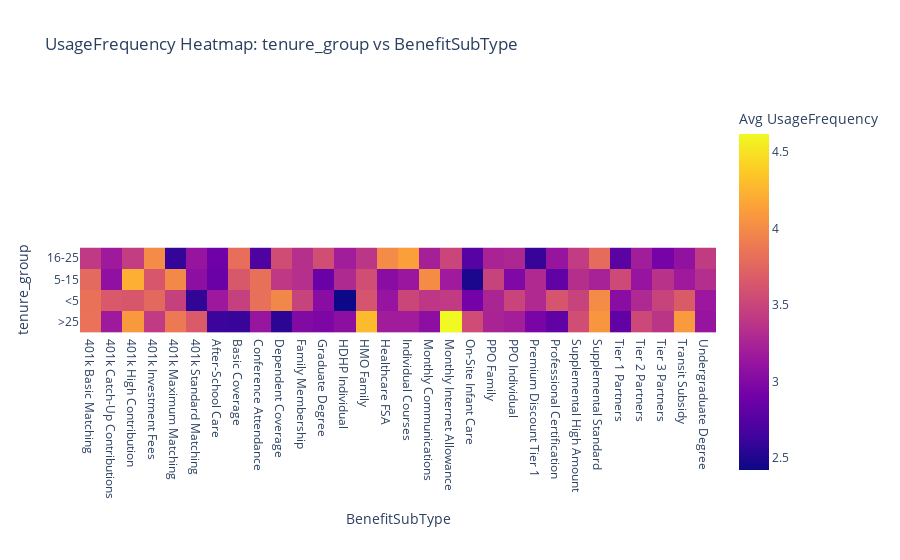
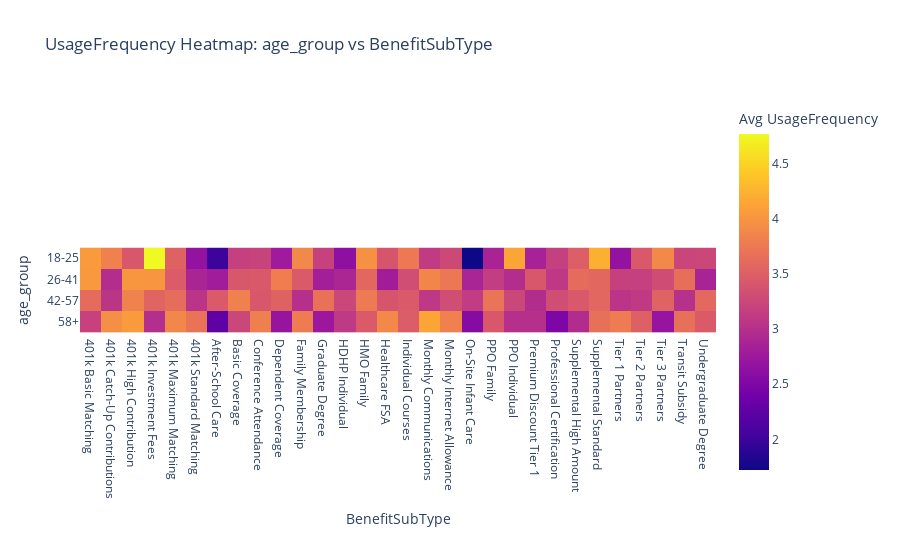
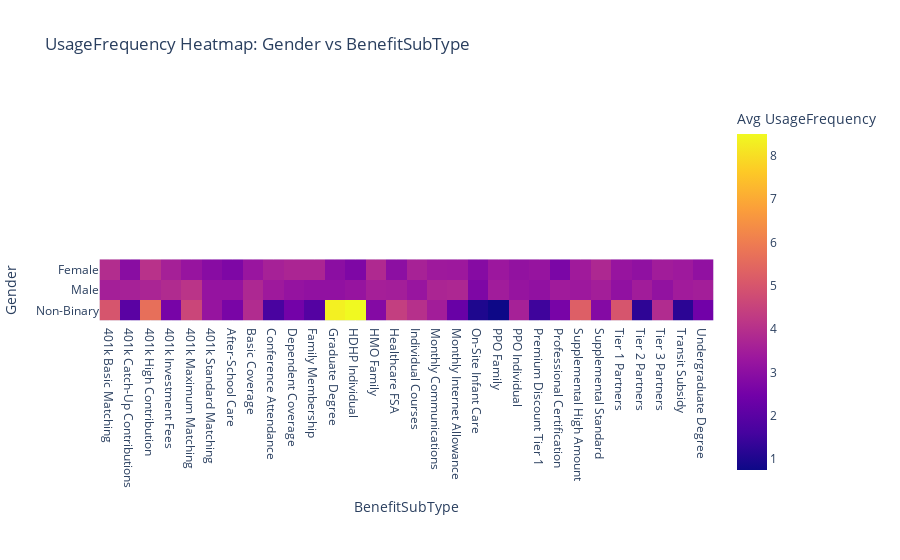
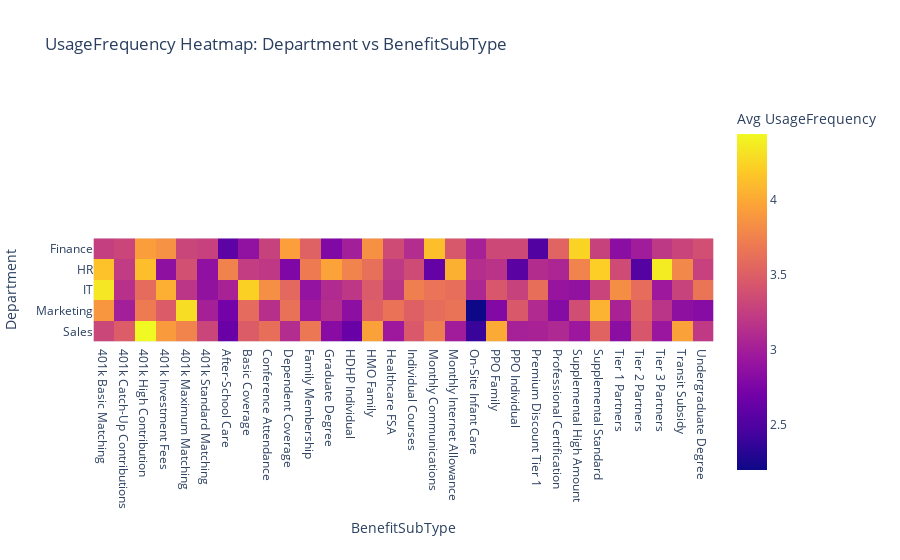

The cell these charts' notebook holds for them, in order:
### Code cell
# Heatmap: UsageFrequency by Demographic Feature and Benefit Subtype
import plotly.express as px
for feature in ['tenure_group', 'age_group', 'Gender', 'Department']:
    heatmap_data = merged.groupby([feature, 'BenefitSubType'])['UsageFrequency'].mean().unstack()
    fig = px.imshow(heatmap_data, labels=dict(x='BenefitSubType', y=feature, color='Avg UsageFrequency'), title=f'UsageFrequency Heatmap: {feature} vs BenefitSubType')
    fig.show()

### Figure 1 — Plotly figure (JSON) as saved in the notebook; plotly's stock layout.template omitted (floating-point values rounded to 4 significant figures)
{"data": [{"coloraxis": "coloraxis", "hovertemplate": "BenefitSubType: %{x}<br>tenure_group: %{y}<br>Avg UsageFrequency: %{z}<extra></extra>", "name": "0", "type": "heatmap", "x": ["401k Basic Matching", "401k Catch-Up Contributions", "401k High Contribution", "401k Investment Fees", "401k Maximum Matching", "401k Standard Matching", "After-School Care", "Basic Coverage", "Conference Attendance", "Dependent Coverage", "Family Membership", "Graduate Degree", "HDHP Individual", "HMO Family", "Healthcare FSA", "Individual Courses", "Monthly Communications", "Monthly Internet Allowance", "On-Site Infant Care", "PPO Family", "PPO Individual", "Premium Discount Tier 1", "Professional Certification", "Supplemental High Amount", "Supplemental Standard", "Tier 1 Partners", "Tier 2 Partners", "Tier 3 Partners", "Transit Subsidy", "Undergraduate Degree"], "xaxis": "x", "y": ["16-25", "5-15", "<5", ">25"], "yaxis": "y", "z": [[3.413, 3.172, 3.443, 4.0, 2.595, 3.125, 2.891, 3.809, 2.711, 3.564, 3.343, 3.566, 3.197, 3.393, 4.0, 4.13, 3.222, 3.508, 2.761, 3.25, 3.275, 2.6, 3.123, 3.435, 3.795, 2.783, 3.2, 2.936, 3.094, 3.43], [3.776, 3.083, 4.223, 3.631, 3.991, 3.064, 2.867, 3.647, 3.821, 3.403, 3.337, 2.858, 3.298, 3.574, 3.045, 3.141, 4.009, 3.176, 2.48, 3.492, 2.993, 3.294, 2.812, 3.333, 3.236, 3.547, 3.12, 3.359, 3.171, 3.328], [3.831, 3.652, 3.632, 3.775, 3.474, 2.577, 3.16, 3.465, 3.819, 3.973, 3.494, 3.044, 2.423, 3.618, 3.12, 3.515, 3.397, 3.427, 2.921, 3.26, 3.5, 3.296, 3.618, 3.491, 4.0, 3.043, 3.29, 3.488, 3.671, 3.155], [3.839, 3.17, 4.091, 3.429, 3.878, 3.667, 2.622, 2.611, 3.133, 2.556, 3.0, 2.975, 3.065, 4.283, 3.19, 3.189, 3.069, 4.618, 3.556, 3.25, 3.211, 2.955, 2.812, 3.567, 4.073, 2.824, 3.528, 3.386, 4.095, 3.125]]}], "layout": {"coloraxis": {"colorbar": {"title": {"text": "Avg UsageFrequency"}}, "colorscale": [[0, "#0d0887"], [0.1111, "#46039f"], [0.2222, "#7201a8"], [0.3333, "#9c179e"], [0.4444, "#bd3786"], [0.5556, "#d8576b"], [0.6667, "#ed7953"], [0.7778, "#fb9f3a"], [0.8889, "#fdca26"], [1, "#f0f921"]]}, "title": {"text": "UsageFrequency Heatmap: tenure_group vs BenefitSubType"}, "xaxis": {"anchor": "y", "constrain": "domain", "domain": [0, 1], "scaleanchor": "y", "title": {"text": "BenefitSubType"}}, "yaxis": {"anchor": "x", "autorange": "reversed", "constrain": "domain", "domain": [0, 1], "title": {"text": "tenure_group"}}}}

### Figure 2 — Plotly figure (JSON) as saved in the notebook; plotly's stock layout.template omitted (floating-point values rounded to 4 significant figures)
{"data": [{"coloraxis": "coloraxis", "hovertemplate": "BenefitSubType: %{x}<br>age_group: %{y}<br>Avg UsageFrequency: %{z}<extra></extra>", "name": "0", "type": "heatmap", "x": ["401k Basic Matching", "401k Catch-Up Contributions", "401k High Contribution", "401k Investment Fees", "401k Maximum Matching", "401k Standard Matching", "After-School Care", "Basic Coverage", "Conference Attendance", "Dependent Coverage", "Family Membership", "Graduate Degree", "HDHP Individual", "HMO Family", "Healthcare FSA", "Individual Courses", "Monthly Communications", "Monthly Internet Allowance", "On-Site Infant Care", "PPO Family", "PPO Individual", "Premium Discount Tier 1", "Professional Certification", "Supplemental High Amount", "Supplemental Standard", "Tier 1 Partners", "Tier 2 Partners", "Tier 3 Partners", "Transit Subsidy", "Undergraduate Degree"], "xaxis": "x", "y": ["18-25", "26-41", "42-57", "58+"], "yaxis": "y", "z": [[4.054, 3.818, 3.417, 4.769, 3.529, 2.667, 2.0, 3.171, 3.2, 2.767, 3.885, 3.194, 2.625, 3.963, 3.389, 3.742, 3.121, 3.264, 1.722, 2.868, 4.138, 2.854, 3.176, 3.48, 4.222, 2.667, 3.429, 3.9, 3.222, 3.25], [4.038, 2.968, 4.008, 4.0, 3.464, 2.884, 2.786, 3.421, 3.432, 3.791, 3.441, 2.807, 2.897, 3.582, 2.795, 3.317, 3.871, 3.735, 2.874, 3.14, 2.971, 3.414, 3.091, 3.625, 3.581, 3.18, 3.17, 3.307, 3.658, 2.86], [3.627, 3.06, 3.833, 3.546, 3.635, 3.042, 3.441, 3.827, 3.417, 3.521, 3.007, 3.676, 3.241, 3.765, 3.391, 3.449, 3.086, 3.318, 3.126, 3.7, 3.241, 2.963, 3.318, 3.434, 3.57, 3.045, 3.112, 3.533, 3.009, 3.59], [3.185, 3.948, 4.052, 2.982, 3.878, 3.694, 2.25, 3.246, 3.81, 2.696, 3.771, 2.737, 3.107, 3.444, 3.887, 3.471, 4.136, 3.828, 2.558, 3.417, 3.0, 3.0, 2.483, 2.965, 3.662, 3.769, 3.5, 2.69, 3.661, 3.443]]}], "layout": {"coloraxis": {"colorbar": {"title": {"text": "Avg UsageFrequency"}}, "colorscale": [[0, "#0d0887"], [0.1111, "#46039f"], [0.2222, "#7201a8"], [0.3333, "#9c179e"], [0.4444, "#bd3786"], [0.5556, "#d8576b"], [0.6667, "#ed7953"], [0.7778, "#fb9f3a"], [0.8889, "#fdca26"], [1, "#f0f921"]]}, "title": {"text": "UsageFrequency Heatmap: age_group vs BenefitSubType"}, "xaxis": {"anchor": "y", "constrain": "domain", "domain": [0, 1], "scaleanchor": "y", "title": {"text": "BenefitSubType"}}, "yaxis": {"anchor": "x", "autorange": "reversed", "constrain": "domain", "domain": [0, 1], "title": {"text": "age_group"}}}}

### Figure 3 — Plotly figure (JSON) as saved in the notebook; plotly's stock layout.template omitted (floating-point values rounded to 4 significant figures)
{"data": [{"coloraxis": "coloraxis", "hovertemplate": "BenefitSubType: %{x}<br>Gender: %{y}<br>Avg UsageFrequency: %{z}<extra></extra>", "name": "0", "type": "heatmap", "x": ["401k Basic Matching", "401k Catch-Up Contributions", "401k High Contribution", "401k Investment Fees", "401k Maximum Matching", "401k Standard Matching", "After-School Care", "Basic Coverage", "Conference Attendance", "Dependent Coverage", "Family Membership", "Graduate Degree", "HDHP Individual", "HMO Family", "Healthcare FSA", "Individual Courses", "Monthly Communications", "Monthly Internet Allowance", "On-Site Infant Care", "PPO Family", "PPO Individual", "Premium Discount Tier 1", "Professional Certification", "Supplemental High Amount", "Supplemental Standard", "Tier 1 Partners", "Tier 2 Partners", "Tier 3 Partners", "Transit Subsidy", "Undergraduate Degree"], "xaxis": "x", "y": ["Female", "Male", "Non-Binary"], "yaxis": "y", "z": [[3.92, 2.949, 4.066, 3.574, 3.231, 2.919, 2.723, 3.266, 3.594, 3.72, 3.713, 2.993, 2.714, 3.822, 3.006, 3.626, 3.389, 3.352, 2.879, 3.333, 3.123, 3.214, 2.659, 3.426, 3.786, 3.225, 3.083, 3.469, 3.382, 3.098], [3.538, 3.594, 3.702, 3.868, 4.12, 3.185, 3.181, 3.779, 3.394, 3.188, 3.111, 3.105, 3.219, 3.556, 3.523, 3.243, 3.722, 3.776, 2.726, 3.455, 3.213, 3.102, 3.439, 3.352, 3.522, 3.102, 3.475, 3.132, 3.452, 3.524], [5.0, 2.0, 5.667, 2.571, 4.6, 3.214, 2.615, 3.889, 1.667, 2.5, 1.889, 8.333, 8.5, 2.833, 4.4, 4.0, 3.5, 2.286, 1.0, 0.75, 3.6, 1.5, 2.6, 5.25, 2.833, 5.0, 1.25, 3.889, 1.2, 2.444]]}], "layout": {"coloraxis": {"colorbar": {"title": {"text": "Avg UsageFrequency"}}, "colorscale": [[0, "#0d0887"], [0.1111, "#46039f"], [0.2222, "#7201a8"], [0.3333, "#9c179e"], [0.4444, "#bd3786"], [0.5556, "#d8576b"], [0.6667, "#ed7953"], [0.7778, "#fb9f3a"], [0.8889, "#fdca26"], [1, "#f0f921"]]}, "title": {"text": "UsageFrequency Heatmap: Gender vs BenefitSubType"}, "xaxis": {"anchor": "y", "constrain": "domain", "domain": [0, 1], "scaleanchor": "y", "title": {"text": "BenefitSubType"}}, "yaxis": {"anchor": "x", "autorange": "reversed", "constrain": "domain", "domain": [0, 1], "title": {"text": "Gender"}}}}

### Figure 4 — Plotly figure (JSON) as saved in the notebook; plotly's stock layout.template omitted (floating-point values rounded to 4 significant figures; data arrays with more than 128 entries replaced by an {"elided": "..."} marker saying what was removed)
{"data": [{"coloraxis": "coloraxis", "hovertemplate": "BenefitSubType: %{x}<br>Department: %{y}<br>Avg UsageFrequency: %{z}<extra></extra>", "name": "0", "type": "heatmap", "x": ["401k Basic Matching", "401k Catch-Up Contributions", "401k High Contribution", "401k Investment Fees", "401k Maximum Matching", "401k Standard Matching", "After-School Care", "Basic Coverage", "Conference Attendance", "Dependent Coverage", "Family Membership", "Graduate Degree", "HDHP Individual", "HMO Family", "Healthcare FSA", "Individual Courses", "Monthly Communications", "Monthly Internet Allowance", "On-Site Infant Care", "PPO Family", "PPO Individual", "Premium Discount Tier 1", "Professional Certification", "Supplemental High Amount", "Supplemental Standard", "Tier 1 Partners", "Tier 2 Partners", "Tier 3 Partners", "Transit Subsidy", "Undergraduate Degree"], "xaxis": "x", "y": ["Finance", "HR", "IT", "Marketing", "Sales"], "yaxis": "y", "z": {"elided": "5x30 float values"}}], "layout": {"coloraxis": {"colorbar": {"title": {"text": "Avg UsageFrequency"}}, "colorscale": [[0, "#0d0887"], [0.1111, "#46039f"], [0.2222, "#7201a8"], [0.3333, "#9c179e"], [0.4444, "#bd3786"], [0.5556, "#d8576b"], [0.6667, "#ed7953"], [0.7778, "#fb9f3a"], [0.8889, "#fdca26"], [1, "#f0f921"]]}, "title": {"text": "UsageFrequency Heatmap: Department vs BenefitSubType"}, "xaxis": {"anchor": "y", "constrain": "domain", "domain": [0, 1], "scaleanchor": "y", "title": {"text": "BenefitSubType"}}, "yaxis": {"anchor": "x", "autorange": "reversed", "constrain": "domain", "domain": [0, 1], "title": {"text": "Department"}}}}
